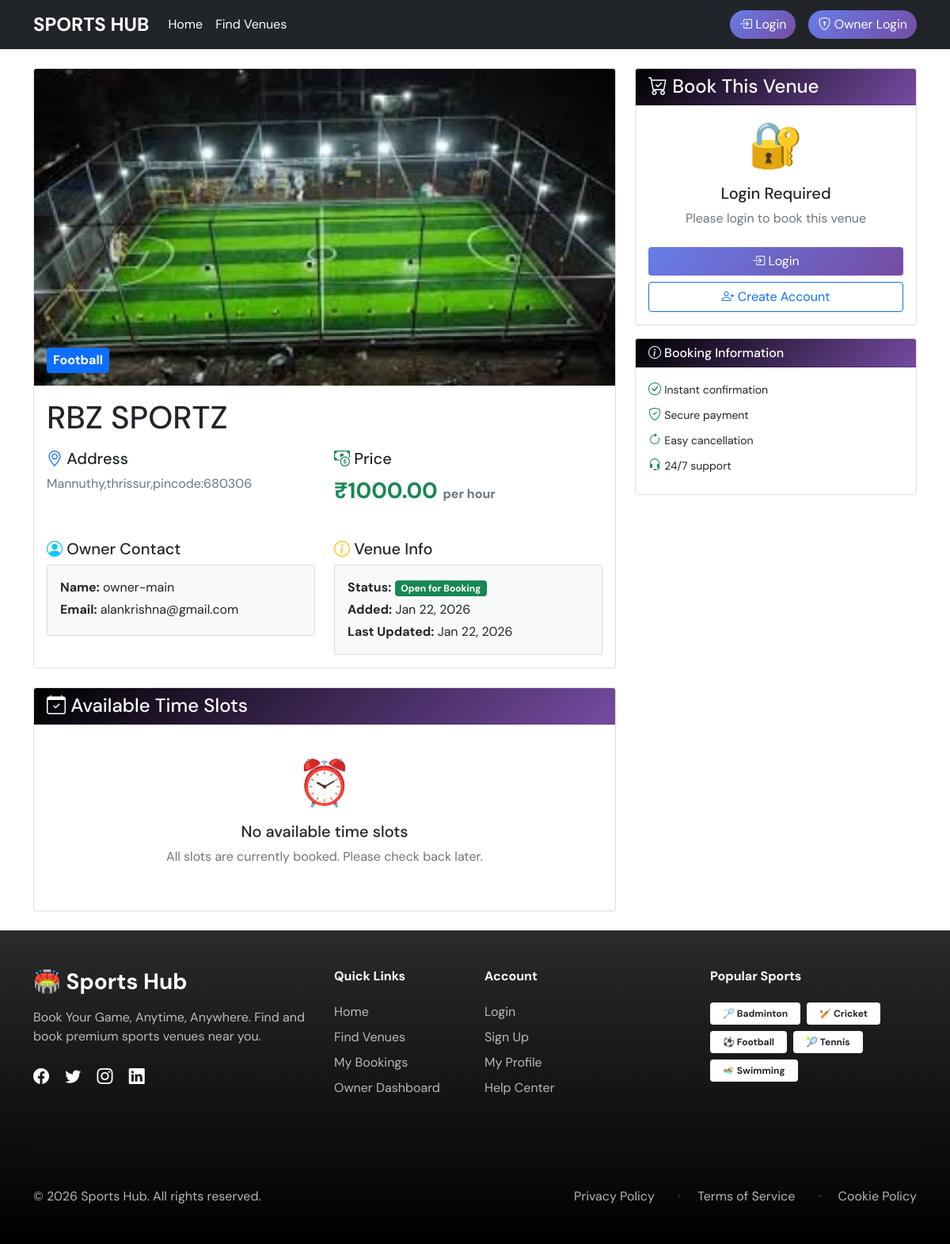
The app's page /venue/1/ with its own data.
### venues/models.py (models this page shows, shortened)
class Venue(models.Model):
    name = models.CharField(max_length=200)
    sport = models.ForeignKey(Sport, on_delete=models.CASCADE)
    owner = models.ForeignKey(User, on_delete=models.CASCADE, limit_choices_to={'user_type': 'owner'})
    image = models.ImageField(upload_to=venue_image_path)
    address = models.TextField()
    location = models.CharField(max_length=200)  # Could be Google Maps link or coordinates
    price_per_hour = models.DecimalField(max_digits=10, decimal_places=2)
    is_active = models.BooleanField(default=True)
    created_at = models.DateTimeField(auto_now_add=True)
    updated_at = models.DateTimeField(auto_now=True)
    @property
    def image_url(self):
        if self.image and hasattr(self.image, 'url'):
            return self.image.url
        return '/static/images/default-venue.jpg'

class Sport(models.Model):
    SPORT_CHOICES = (
        ('badminton', 'Badminton'),
        ('cricket', 'Cricket'),
        ('football', 'Football'),
        ('tennis', 'Tennis'),
        ('swimming', 'Swimming'),
        ('boxing', 'Boxing'),
    )
    name = models.CharField(max_length=20, choices=SPORT_CHOICES, unique=True)
    description = models.TextField(blank=True)
    image = models.ImageField(max_length=50, blank=True)

### accounts/models.py (models this page shows, shortened)
class User(AbstractUser):
    USER_TYPE_CHOICES = (
        ('admin', 'Admin'),
        ('owner', 'Owner'),
        ('user', 'User'),
    )
    user_type = models.CharField(max_length=10, choices=USER_TYPE_CHOICES, default='user')
    phone_number = models.CharField(max_length=15, blank=True, null=True)
    address = models.TextField(blank=True, null=True)
    created_at = models.DateTimeField(auto_now_add=True)
    updated_at = models.DateTimeField(auto_now=True)

### venues/views.py (the view)
# urls.py: path('venue/<int:venue_id>/', views.venue_detail, name='venue_detail'),
def venue_detail(request, venue_id):
    venue = get_object_or_404(Venue, id=venue_id, is_active=True)
    today = date.today()
    time_slots = TimeSlot.objects.filter(
        venue=venue,
        date__gte=today,
        is_booked=False
    ).order_by('date', 'start_time')
    context = {
        'venue': venue,
        'time_slots': time_slots,
    }
    return render(request, 'venues/venue_detail.html', context)

### templates/venues/venue_detail.html (shortened to what this page needs)
{% extends 'base.html' %}
{% block content %}
<div class="row">
    <div class="col-md-8">
        <div class="card mb-4">
            <div class="position-relative">
                <img src="{{ venue.image_url }}" class="card-img-top" alt="{{ venue.name }}"
                    style="height: 400px; object-fit: cover;">
                <div class="position-absolute bottom-0 start-0 m-3">
                    <span class="badge bg-primary fs-6 p-2">
                        {{ venue.sport.get_name_display }}
                    </span>
                </div>
            </div>
            <div class="card-body">
                <h1 class="card-title mb-3">{{ venue.name }}</h1>
                <div class="row mb-4">
                    <div class="col-md-6">
                        <h5><i class="bi bi-geo-alt text-primary"></i> Address</h5>
                        <p class="text-muted">{{ venue.address }}</p>
                    </div>
                    <div class="col-md-6">
                        <h5><i class="bi bi-cash-coin text-success"></i> Price</h5>
                        <p class="fs-3 fw-bold text-success">₹{{ venue.price_per_hour }} <small
                                class="fs-6 text-muted">per hour</small></p>
                    </div>
                </div>
                <div class="row">
                    <div class="col-md-6">
                        <h5><i class="bi bi-person-circle text-info"></i> Owner Contact</h5>
                        <div class="card bg-light">
                            <div class="card-body">
                                <p class="mb-1"><strong>Name:</strong> {{ venue.owner.username }}</p>
                                <p class="mb-1"><strong>Email:</strong> {{ venue.owner.email }}</p>
                            </div>
                        </div>
                    </div>
                    <div class="col-md-6">
                        <h5><i class="bi bi-info-circle text-warning"></i> Venue Info</h5>
                        <div class="card bg-light">
                            <div class="card-body">
                                <p class="mb-1"><strong>Status:</strong>
                                    {% if venue.is_active %}
                                    <span class="badge bg-success">Open for Booking</span>
                                    {% else %}
                                    <span class="badge bg-danger">Currently Closed</span>
                                    {% endif %}
                                </p>
                                <p class="mb-1"><strong>Added:</strong> {{ venue.created_at|date:"M d, Y" }}</p>
                                <p class="mb-0"><strong>Last Updated:</strong> {{ venue.updated_at|date:"M d, Y" }}</p>
                            </div>
                        </div>
                    </div>
                </div>
            </div>
        </div>
        <div class="card">
            <div class="card-header bg-primary text-white">
                <h4 class="mb-0"><i class="bi bi-calendar-check"></i> Available Time Slots</h4>
            </div>
            <div class="card-body">
                {% if time_slots %}
                <div class="row g-3">
                    {% for slot in time_slots %}
                    <div class="col-md-6">
                        <div class="card border-success">
                            <div class="card-body">
                                <h6 class="card-title">
                                    <i class="bi bi-calendar-date text-success"></i>
                                    {{ slot.date|date:"D, d M Y" }}
                                </h6>
                                <p class="mb-2">
                                    <i class="bi bi-clock text-success"></i>
                                    {{ slot.start_time|time:"H:i" }} - {{ slot.end_time|time:"H:i" }}
                                </p>
                                {% if user.is_authenticated and user.user_type == 'user' %}
                                <button class="btn btn-success btn-sm w-100 book-slot-btn" data-slot-id="{{ slot.id }}"
                                    data-date="{{ slot.date|date:'Y-m-d' }}"
                                    data-start="{{ slot.start_time|time:'H:i' }}"
                                    data-end="{{ slot.end_time|time:'H:i' }}">
                                    <i class="bi bi-bookmark-check"></i> Book This Slot
                                </button>
                                {% endif %}
                            </div>
                        </div>
                    </div>
                    {% endfor %}
                </div>
                {% else %}
                <div class="text-center py-4">
                    <div class="display-4 mb-3">⏰</div>
                    <h5>No available time slots</h5>
                    <p class="text-muted">All slots are currently booked. Please check back later.</p>
                </div>
                {% endif %}
            </div>
        </div>
    </div>
    <div class="col-md-4">
        <div class="sticky-top" style="top: 20px;">
            <div class="card">
                <div class="card-header bg-success text-white">
                    <h4 class="mb-0"><i class="bi bi-cart-check"></i> Book This Venue</h4>
                </div>
                <div class="card-body">
                    {% if user.is_authenticated %}
                    {% if user.user_type == 'user' %}
                    {% if time_slots %}
                    <div id="booking-form">
                        <form method="post" action="{% url 'create_booking' %}" id="book-venue-form">
                            {% csrf_token %}
                            <input type="hidden" name="venue_id" value="{{ venue.id }}">
                            <input type="hidden" name="time_slot_id" id="time_slot_id">
                            <div class="mb-3">
                                <label class="form-label">Selected Date & Time</label>
                                <div class="form-control bg-light" id="selected-slot-display">
                                    No slot selected
                                </div>
                            </div>
                            <div class="alert alert-info">
                                <div class="d-flex justify-content-between">
                                    <strong>Venue Price:</strong>
                                    <span>₹{{ venue.price_per_hour }}/hour</span>
                                </div>
                                <div class="d-flex justify-content-between mt-2">
                                    <strong>Duration:</strong>
                                    <span>1 hour</span>
                                </div>
                                <hr>
                                <div class="d-flex justify-content-between fw-bold">
                                    <strong>Total Amount:</strong>
                                    <span class="text-success">₹{{ venue.price_per_hour }}</span>
                                </div>
                            </div>
                            <div class="mb-3">
                                <label class="form-label">Special Instructions (Optional)</label>
                                <textarea class="form-control" name="instructions" rows="3"
                                    placeholder="Any special requirements..."></textarea>
                            </div>
                            <button type="submit" class="btn btn-success w-100" id="proceed-btn" disabled>
                                <i class="bi bi-lock-fill"></i> Proceed to Payment
                            </button>
                        </form>
                    </div>
                    {% else %}
                    <div class="alert alert-warning">
                        <i class="bi bi-exclamation-triangle"></i>
                        <strong>No slots available</strong>
                        <p class="mb-0 mt-2">All time slots are currently booked. Please check back later.</p>
                    </div>
                    {% endif %}
                    {% else %}
                    <div class="alert alert-warning">
                        <i class="bi bi-person-check"></i>
                        <strong>Owner Account Detected</strong>
                        <p class="mb-0 mt-2">You are logged in as an owner. Please use a user account to book venues.
                        </p>
                    </div>
                    {% endif %}
                    {% else %}
                    <div class="text-center">
                        <div class="display-4 mb-3">🔐</div>
                        <h5>Login Required</h5>
                        <p class="text-muted mb-4">Please login to book this venue</p>
                        <a href="{% url 'login' %}" class="btn btn-primary w-100 mb-2">
                            <i class="bi bi-box-arrow-in-right"></i> Login
                        </a>
                        <a href="{% url 'signup' %}" class="btn btn-outline-primary w-100">
                            <i class="bi bi-person-plus"></i> Create Account
                        </a>
                    </div>
                    {% endif %}
                </div>
            </div>
            <div class="card mt-3">
                <div class="card-header bg-info text-white">
                    <h6 class="mb-0"><i class="bi bi-info-circle"></i> Booking Information</h6>
                </div>
                <div class="card-body">
                    <ul class="list-unstyled mb-0">
                        <li class="mb-2">
                            <i class="bi bi-check-circle text-success"></i>
                            <small>Instant confirmation</small>
                        </li>
                        <li class="mb-2">
                            <i class="bi bi-shield-check text-success"></i>
                            <small>Secure payment</small>
                        </li>
                        <li class="mb-2">
                            <i class="bi bi-arrow-clockwise text-success"></i>
                            <small>Easy cancellation</small>
                        </li>
                        <li class="mb-2">
                            <i class="bi bi-headset text-success"></i>
                            <small>24/7 support</small>
                        </li>
                    </ul>
                </div>
            </div>
        </div>
    </div>
</div>
{% endblock %}

### templates/base.html (style rules this page uses)
body { font-family: 'DM Sans', sans-serif; background-color: #FFF; }
.btn-primary { background: linear-gradient(135deg, #667eea 0%, #764ba2 100%); border: none; }
.card-header { background: linear-gradient(135deg, #000000 0%, #764ba2 100%); color: white; font-weight: bold; }

### records on screen
Venue: image_url (picture), sport.name "Football", name "RBZ SPORTZ", address "Mannuthy,thrissur,pincode:680306", price_per_hour "1000.00", owner.username "owner-main", owner.email "alankrishna@gmail.com", created_at "Jan 22, 2026", updated_at "Jan 22, 2026"
